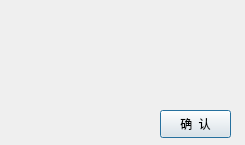
<?xml version="1.0" encoding="UTF-8"?>
<ui version="4.0">
 <class>Okbox</class>
 <widget class="QDialog" name="Okbox">
  <property name="geometry">
   <rect>
    <x>0</x>
    <y>0</y>
    <width>245</width>
    <height>145</height>
   </rect>
  </property>
  <property name="windowTitle">
   <string>Dialog</string>
  </property>
  <widget class="QTextBrowser" name="textBrowser">
   <property name="geometry">
    <rect>
     <x>20</x>
     <y>40</y>
     <width>201</width>
     <height>51</height>
    </rect>
   </property>
   <property name="font">
    <font>
     <family>微软雅黑</family>
     <pointsize>10</pointsize>
    </font>
   </property>
   <property name="styleSheet">
    <string notr="true">border:none;
background:transparent;</string>
   </property>
   <property name="html">
    <string>&lt;!DOCTYPE HTML PUBLIC &quot;-//W3C//DTD HTML 4.0//EN&quot; &quot;http://www.w3.org/TR/REC-html40/strict.dtd&quot;&gt;
&lt;html&gt;&lt;head&gt;&lt;meta name=&quot;qrichtext&quot; content=&quot;1&quot; /&gt;&lt;style type=&quot;text/css&quot;&gt;
p, li { white-space: pre-wrap; }
&lt;/style&gt;&lt;/head&gt;&lt;body style=&quot; font-family:'微软雅黑'; font-size:10pt; font-weight:400; font-style:normal;&quot;&gt;
&lt;p style=&quot;-qt-paragraph-type:empty; margin-top:0px; margin-bottom:0px; margin-left:0px; margin-right:0px; -qt-block-indent:0; text-indent:0px; font-size:11pt;&quot;&gt;&lt;br /&gt;&lt;/p&gt;&lt;/body&gt;&lt;/html&gt;</string>
   </property>
  </widget>
  <widget class="QPushButton" name="pushButton">
   <property name="geometry">
    <rect>
     <x>160</x>
     <y>110</y>
     <width>71</width>
     <height>28</height>
    </rect>
   </property>
   <property name="font">
    <font>
     <family>微软雅黑</family>
    </font>
   </property>
   <property name="cursor">
    <cursorShape>PointingHandCursor</cursorShape>
   </property>
   <property name="text">
    <string>确  认</string>
   </property>
  </widget>
 </widget>
 <resources/>
 <connections/>
</ui>
